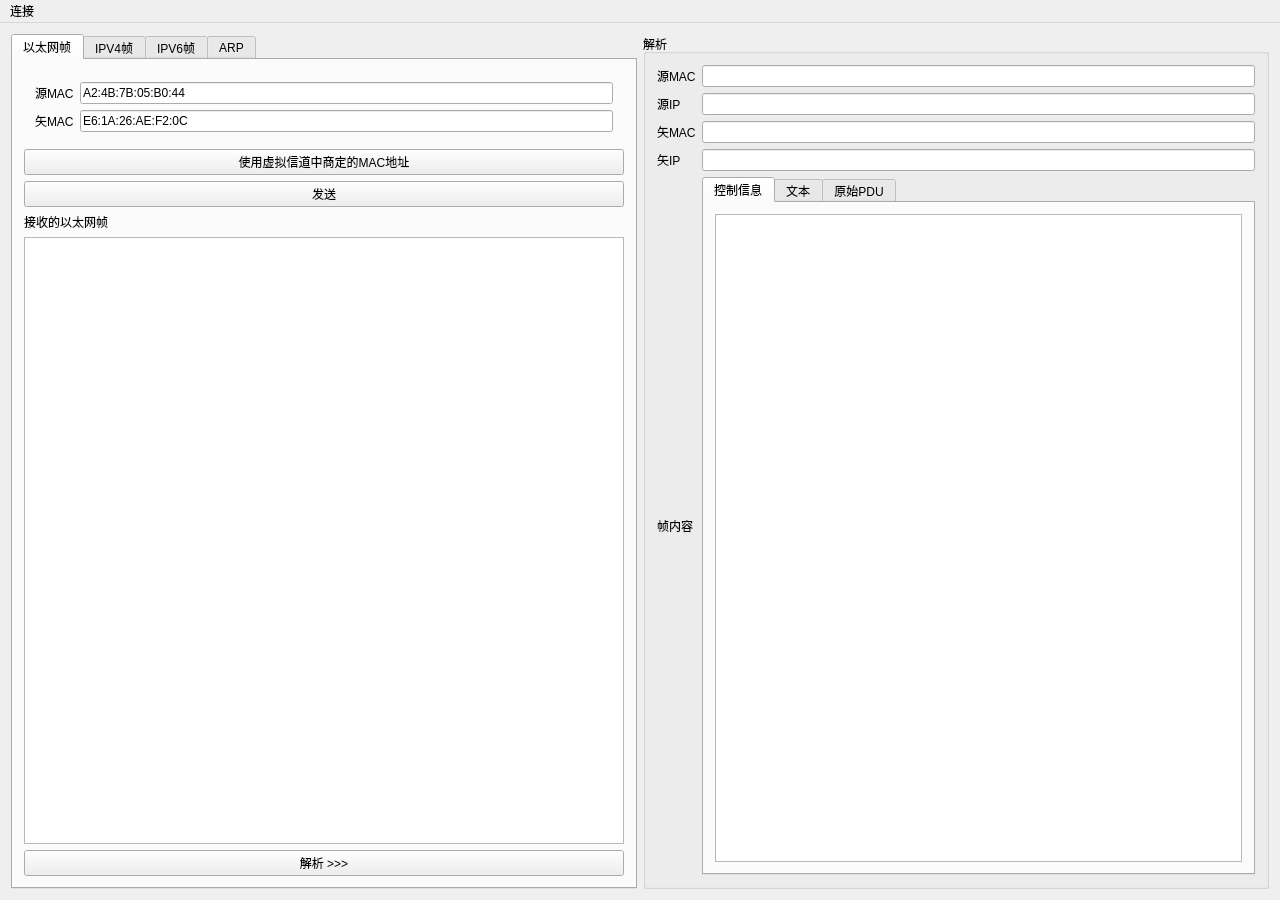
<?xml version="1.0" encoding="UTF-8"?>
<ui version="4.0">
 <class>MainWindow</class>
 <widget class="QMainWindow" name="MainWindow">
  <property name="geometry">
   <rect>
    <x>0</x>
    <y>0</y>
    <width>1280</width>
    <height>900</height>
   </rect>
  </property>
  <property name="sizePolicy">
   <sizepolicy hsizetype="Fixed" vsizetype="Fixed">
    <horstretch>0</horstretch>
    <verstretch>0</verstretch>
   </sizepolicy>
  </property>
  <property name="minimumSize">
   <size>
    <width>1280</width>
    <height>900</height>
   </size>
  </property>
  <property name="windowTitle">
   <string>以太网封帧器</string>
  </property>
  <widget class="QWidget" name="centralWidget">
   <layout class="QHBoxLayout" name="horizontalLayout">
    <item>
     <widget class="QTabWidget" name="tabWidget">
      <property name="enabled">
       <bool>true</bool>
      </property>
      <property name="currentIndex">
       <number>0</number>
      </property>
      <widget class="QWidget" name="tab_eth">
       <attribute name="title">
        <string>以太网帧</string>
       </attribute>
       <layout class="QVBoxLayout" name="verticalLayout">
        <item>
         <widget class="QWidget" name="widget" native="true">
          <layout class="QGridLayout" name="gridLayout_2">
           <item row="1" column="1">
            <widget class="QLineEdit" name="lineEdit_7">
             <property name="text">
              <string>E6:1A:26:AE:F2:0C</string>
             </property>
            </widget>
           </item>
           <item row="0" column="1">
            <widget class="QLineEdit" name="lineEdit_6">
             <property name="text">
              <string>A2:4B:7B:05:B0:44</string>
             </property>
            </widget>
           </item>
           <item row="1" column="0">
            <widget class="QLabel" name="label_10">
             <property name="text">
              <string>矢MAC</string>
             </property>
            </widget>
           </item>
           <item row="0" column="0">
            <widget class="QLabel" name="label_9">
             <property name="text">
              <string>源MAC</string>
             </property>
            </widget>
           </item>
          </layout>
         </widget>
        </item>
        <item>
         <widget class="QPushButton" name="pushButton_5">
          <property name="text">
           <string>使用虚拟信道中商定的MAC地址</string>
          </property>
         </widget>
        </item>
        <item>
         <widget class="QPushButton" name="pushButton_2">
          <property name="text">
           <string>发送</string>
          </property>
         </widget>
        </item>
        <item>
         <widget class="QLabel" name="label_3">
          <property name="text">
           <string>接收的以太网帧</string>
          </property>
         </widget>
        </item>
        <item>
         <widget class="QListView" name="listView"/>
        </item>
        <item>
         <widget class="QPushButton" name="pushButton">
          <property name="text">
           <string>解析 &gt;&gt;&gt;</string>
          </property>
         </widget>
        </item>
       </layout>
      </widget>
      <widget class="QWidget" name="tab_ipv4">
       <attribute name="title">
        <string>IPV4帧</string>
       </attribute>
       <layout class="QGridLayout" name="gridLayout">
        <item row="5" column="0">
         <widget class="QLabel" name="label_17">
          <property name="text">
           <string>分片偏移</string>
          </property>
         </widget>
        </item>
        <item row="3" column="2">
         <widget class="QLineEdit" name="lineEdit_10">
          <property name="focusPolicy">
           <enum>Qt::ClickFocus</enum>
          </property>
          <property name="text">
           <string>0</string>
          </property>
          <property name="alignment">
           <set>Qt::AlignCenter</set>
          </property>
         </widget>
        </item>
        <item row="8" column="2">
         <widget class="QLineEdit" name="lineEdit_8">
          <property name="focusPolicy">
           <enum>Qt::ClickFocus</enum>
          </property>
          <property name="text">
           <string>192.168.254.2</string>
          </property>
          <property name="alignment">
           <set>Qt::AlignCenter</set>
          </property>
         </widget>
        </item>
        <item row="4" column="2">
         <widget class="QLineEdit" name="lineEdit_11">
          <property name="focusPolicy">
           <enum>Qt::ClickFocus</enum>
          </property>
          <property name="text">
           <string>0</string>
          </property>
          <property name="alignment">
           <set>Qt::AlignCenter</set>
          </property>
         </widget>
        </item>
        <item row="1" column="2">
         <widget class="QComboBox" name="comboBox">
          <item>
           <property name="text">
            <string>CS0</string>
           </property>
          </item>
          <item>
           <property name="text">
            <string>CS1</string>
           </property>
          </item>
          <item>
           <property name="text">
            <string>CS2</string>
           </property>
          </item>
          <item>
           <property name="text">
            <string>CS3</string>
           </property>
          </item>
          <item>
           <property name="text">
            <string>CS4</string>
           </property>
          </item>
          <item>
           <property name="text">
            <string>CS5</string>
           </property>
          </item>
          <item>
           <property name="text">
            <string>CS6</string>
           </property>
          </item>
          <item>
           <property name="text">
            <string>CS7</string>
           </property>
          </item>
          <item>
           <property name="text">
            <string>AF11</string>
           </property>
          </item>
          <item>
           <property name="text">
            <string>AF12</string>
           </property>
          </item>
          <item>
           <property name="text">
            <string>AF13</string>
           </property>
          </item>
          <item>
           <property name="text">
            <string>AF21</string>
           </property>
          </item>
          <item>
           <property name="text">
            <string>AF22</string>
           </property>
          </item>
          <item>
           <property name="text">
            <string>AF23</string>
           </property>
          </item>
          <item>
           <property name="text">
            <string>AF31</string>
           </property>
          </item>
          <item>
           <property name="text">
            <string>AF32</string>
           </property>
          </item>
          <item>
           <property name="text">
            <string>AF33</string>
           </property>
          </item>
          <item>
           <property name="text">
            <string>AF41</string>
           </property>
          </item>
          <item>
           <property name="text">
            <string>AF42</string>
           </property>
          </item>
          <item>
           <property name="text">
            <string>AF43</string>
           </property>
          </item>
          <item>
           <property name="text">
            <string>EF PHB</string>
           </property>
          </item>
          <item>
           <property name="text">
            <string>VOICE-ADMIT</string>
           </property>
          </item>
         </widget>
        </item>
        <item row="1" column="0">
         <widget class="QLabel" name="label">
          <property name="text">
           <string>DSCP</string>
          </property>
         </widget>
        </item>
        <item row="10" column="2">
         <widget class="QPlainTextEdit" name="plainTextEdit_4"/>
        </item>
        <item row="2" column="0">
         <widget class="QLabel" name="label_2">
          <property name="text">
           <string>ECN</string>
          </property>
         </widget>
        </item>
        <item row="10" column="0">
         <widget class="QLabel" name="label_13">
          <property name="text">
           <string>内容</string>
          </property>
         </widget>
        </item>
        <item row="3" column="0">
         <widget class="QLabel" name="label_15">
          <property name="text">
           <string>标识</string>
          </property>
         </widget>
        </item>
        <item row="7" column="2">
         <widget class="QLineEdit" name="lineEdit_3">
          <property name="focusPolicy">
           <enum>Qt::ClickFocus</enum>
          </property>
          <property name="text">
           <string>192.168.254.1</string>
          </property>
          <property name="alignment">
           <set>Qt::AlignCenter</set>
          </property>
         </widget>
        </item>
        <item row="7" column="0">
         <widget class="QLabel" name="label_11">
          <property name="text">
           <string>源IP</string>
          </property>
         </widget>
        </item>
        <item row="6" column="0">
         <widget class="QLabel" name="label_14">
          <property name="text">
           <string>TTL</string>
          </property>
         </widget>
        </item>
        <item row="5" column="2">
         <widget class="QLineEdit" name="lineEdit_12">
          <property name="focusPolicy">
           <enum>Qt::ClickFocus</enum>
          </property>
          <property name="text">
           <string>0</string>
          </property>
          <property name="alignment">
           <set>Qt::AlignCenter</set>
          </property>
         </widget>
        </item>
        <item row="6" column="2">
         <widget class="QLineEdit" name="lineEdit_9">
          <property name="focusPolicy">
           <enum>Qt::ClickFocus</enum>
          </property>
          <property name="text">
           <string>64</string>
          </property>
          <property name="alignment">
           <set>Qt::AlignCenter</set>
          </property>
         </widget>
        </item>
        <item row="2" column="2">
         <widget class="QComboBox" name="comboBox_2">
          <property name="editable">
           <bool>false</bool>
          </property>
          <item>
           <property name="text">
            <string>10</string>
           </property>
          </item>
          <item>
           <property name="text">
            <string>01</string>
           </property>
          </item>
          <item>
           <property name="text">
            <string>11</string>
           </property>
          </item>
          <item>
           <property name="text">
            <string>00</string>
           </property>
          </item>
         </widget>
        </item>
        <item row="4" column="0">
         <widget class="QLabel" name="label_16">
          <property name="text">
           <string>标志</string>
          </property>
         </widget>
        </item>
        <item row="11" column="2">
         <widget class="QPushButton" name="pushButton_3">
          <property name="text">
           <string>Generate</string>
          </property>
         </widget>
        </item>
        <item row="8" column="0">
         <widget class="QLabel" name="label_12">
          <property name="text">
           <string>矢IP</string>
          </property>
         </widget>
        </item>
        <item row="9" column="2">
         <widget class="QPushButton" name="pushButton_4">
          <property name="text">
           <string>使用虚拟信道中商定的IP地址</string>
          </property>
         </widget>
        </item>
       </layout>
      </widget>
      <widget class="QWidget" name="tab_ipv6">
       <property name="enabled">
        <bool>true</bool>
       </property>
       <attribute name="title">
        <string>IPV6帧</string>
       </attribute>
       <layout class="QGridLayout" name="gridLayout_v6">
        <item row="7" column="2">
         <widget class="QLineEdit" name="lineEdit_8_v6">
          <property name="focusPolicy">
           <enum>Qt::ClickFocus</enum>
          </property>
          <property name="text">
           <string>2409:8a1e:76e3:3250:a584:113b:1fe2:33d7</string>
          </property>
          <property name="alignment">
           <set>Qt::AlignCenter</set>
          </property>
         </widget>
        </item>
        <item row="4" column="2">
         <widget class="QLineEdit" name="lineEdit_11_v6">
          <property name="focusPolicy">
           <enum>Qt::ClickFocus</enum>
          </property>
          <property name="text">
           <string>0</string>
          </property>
          <property name="alignment">
           <set>Qt::AlignCenter</set>
          </property>
         </widget>
        </item>
        <item row="4" column="0">
         <widget class="QLabel" name="label_16_v6">
          <property name="text">
           <string>下一个头部</string>
          </property>
         </widget>
        </item>
        <item row="8" column="0">
         <widget class="QLabel" name="label_13_v6">
          <property name="text">
           <string>内容</string>
          </property>
         </widget>
        </item>
        <item row="2" column="0">
         <widget class="QLabel" name="label_2_v6">
          <property name="text">
           <string>ECN</string>
          </property>
         </widget>
        </item>
        <item row="3" column="2">
         <widget class="QLineEdit" name="lineEdit_10_6">
          <property name="focusPolicy">
           <enum>Qt::ClickFocus</enum>
          </property>
          <property name="text">
           <string>0</string>
          </property>
          <property name="alignment">
           <set>Qt::AlignCenter</set>
          </property>
         </widget>
        </item>
        <item row="6" column="2">
         <widget class="QLineEdit" name="lineEdit_3_v6">
          <property name="focusPolicy">
           <enum>Qt::ClickFocus</enum>
          </property>
          <property name="text">
           <string>2409:8a1e:76e3:3250:1cf0:850e:4e32:7a6a</string>
          </property>
          <property name="alignment">
           <set>Qt::AlignCenter</set>
          </property>
         </widget>
        </item>
        <item row="5" column="0">
         <widget class="QLabel" name="label_14_v6">
          <property name="text">
           <string>跳数限制</string>
          </property>
         </widget>
        </item>
        <item row="3" column="0">
         <widget class="QLabel" name="label_15_v6">
          <property name="text">
           <string>流标签</string>
          </property>
         </widget>
        </item>
        <item row="7" column="0">
         <widget class="QLabel" name="label_12_v6">
          <property name="text">
           <string>矢IP</string>
          </property>
         </widget>
        </item>
        <item row="1" column="2">
         <widget class="QComboBox" name="comboBox_v6">
          <item>
           <property name="text">
            <string>CS0</string>
           </property>
          </item>
          <item>
           <property name="text">
            <string>CS1</string>
           </property>
          </item>
          <item>
           <property name="text">
            <string>CS2</string>
           </property>
          </item>
          <item>
           <property name="text">
            <string>CS3</string>
           </property>
          </item>
          <item>
           <property name="text">
            <string>CS4</string>
           </property>
          </item>
          <item>
           <property name="text">
            <string>CS5</string>
           </property>
          </item>
          <item>
           <property name="text">
            <string>CS6</string>
           </property>
          </item>
          <item>
           <property name="text">
            <string>CS7</string>
           </property>
          </item>
          <item>
           <property name="text">
            <string>AF11</string>
           </property>
          </item>
          <item>
           <property name="text">
            <string>AF12</string>
           </property>
          </item>
          <item>
           <property name="text">
            <string>AF13</string>
           </property>
          </item>
          <item>
           <property name="text">
            <string>AF21</string>
           </property>
          </item>
          <item>
           <property name="text">
            <string>AF22</string>
           </property>
          </item>
          <item>
           <property name="text">
            <string>AF23</string>
           </property>
          </item>
          <item>
           <property name="text">
            <string>AF31</string>
           </property>
          </item>
          <item>
           <property name="text">
            <string>AF32</string>
           </property>
          </item>
          <item>
           <property name="text">
            <string>AF33</string>
           </property>
          </item>
          <item>
           <property name="text">
            <string>AF41</string>
           </property>
          </item>
          <item>
           <property name="text">
            <string>AF42</string>
           </property>
          </item>
          <item>
           <property name="text">
            <string>AF43</string>
           </property>
          </item>
          <item>
           <property name="text">
            <string>EF PHB</string>
           </property>
          </item>
          <item>
           <property name="text">
            <string>VOICE-ADMIT</string>
           </property>
          </item>
         </widget>
        </item>
        <item row="9" column="2">
         <widget class="QPushButton" name="pushButton_3_v6">
          <property name="text">
           <string>Generate</string>
          </property>
         </widget>
        </item>
        <item row="2" column="2">
         <widget class="QComboBox" name="comboBox_2_v6">
          <property name="editable">
           <bool>false</bool>
          </property>
          <item>
           <property name="text">
            <string>10</string>
           </property>
          </item>
          <item>
           <property name="text">
            <string>01</string>
           </property>
          </item>
          <item>
           <property name="text">
            <string>11</string>
           </property>
          </item>
          <item>
           <property name="text">
            <string>00</string>
           </property>
          </item>
         </widget>
        </item>
        <item row="6" column="0">
         <widget class="QLabel" name="label_11_v6">
          <property name="text">
           <string>源IP</string>
          </property>
         </widget>
        </item>
        <item row="1" column="0">
         <widget class="QLabel" name="label_v6">
          <property name="text">
           <string>DSCP</string>
          </property>
         </widget>
        </item>
        <item row="5" column="2">
         <widget class="QLineEdit" name="lineEdit_9_v6">
          <property name="focusPolicy">
           <enum>Qt::ClickFocus</enum>
          </property>
          <property name="text">
           <string>64</string>
          </property>
          <property name="alignment">
           <set>Qt::AlignCenter</set>
          </property>
         </widget>
        </item>
        <item row="8" column="2">
         <widget class="QPlainTextEdit" name="plainTextEdit_4_v6"/>
        </item>
       </layout>
      </widget>
      <widget class="QWidget" name="tab_arp">
       <property name="enabled">
        <bool>false</bool>
       </property>
       <attribute name="title">
        <string>ARP</string>
       </attribute>
       <layout class="QVBoxLayout" name="verticalLayout_2">
        <item>
         <widget class="QLabel" name="label_18">
          <property name="text">
           <string>暂时没有写ARP包生成器</string>
          </property>
          <property name="alignment">
           <set>Qt::AlignCenter</set>
          </property>
         </widget>
        </item>
       </layout>
      </widget>
     </widget>
    </item>
    <item>
     <widget class="QGroupBox" name="groupBox">
      <property name="title">
       <string>解析</string>
      </property>
      <layout class="QGridLayout" name="gridLayout_3">
       <item row="3" column="0">
        <widget class="QLabel" name="label_6">
         <property name="text">
          <string>矢MAC</string>
         </property>
        </widget>
       </item>
       <item row="3" column="2">
        <widget class="QLineEdit" name="lineEdit_4">
         <property name="readOnly">
          <bool>true</bool>
         </property>
        </widget>
       </item>
       <item row="4" column="0">
        <widget class="QLabel" name="label_7">
         <property name="text">
          <string>矢IP</string>
         </property>
        </widget>
       </item>
       <item row="5" column="0">
        <widget class="QLabel" name="label_8">
         <property name="text">
          <string>帧内容</string>
         </property>
        </widget>
       </item>
       <item row="2" column="2">
        <widget class="QLineEdit" name="lineEdit_2">
         <property name="readOnly">
          <bool>true</bool>
         </property>
        </widget>
       </item>
       <item row="5" column="2">
        <widget class="QTabWidget" name="tabWidget_2">
         <property name="currentIndex">
          <number>0</number>
         </property>
         <widget class="QWidget" name="tab">
          <attribute name="title">
           <string>控制信息</string>
          </attribute>
          <layout class="QHBoxLayout" name="horizontalLayout_2">
           <item>
            <widget class="QPlainTextEdit" name="plainTextEdit">
             <property name="readOnly">
              <bool>true</bool>
             </property>
             <property name="plainText">
              <string/>
             </property>
            </widget>
           </item>
          </layout>
         </widget>
         <widget class="QWidget" name="tab_2">
          <attribute name="title">
           <string>文本</string>
          </attribute>
          <layout class="QHBoxLayout" name="horizontalLayout_3">
           <item>
            <widget class="QPlainTextEdit" name="plainTextEdit_2">
             <property name="readOnly">
              <bool>true</bool>
             </property>
            </widget>
           </item>
          </layout>
         </widget>
         <widget class="QWidget" name="tab_3">
          <attribute name="title">
           <string>原始PDU</string>
          </attribute>
          <layout class="QHBoxLayout" name="horizontalLayout_4">
           <item>
            <widget class="QPlainTextEdit" name="plainTextEdit_3">
             <property name="readOnly">
              <bool>true</bool>
             </property>
            </widget>
           </item>
          </layout>
         </widget>
        </widget>
       </item>
       <item row="2" column="0">
        <widget class="QLabel" name="label_5">
         <property name="text">
          <string>源IP</string>
         </property>
        </widget>
       </item>
       <item row="0" column="0">
        <widget class="QLabel" name="label_4">
         <property name="text">
          <string>源MAC</string>
         </property>
        </widget>
       </item>
       <item row="0" column="2">
        <widget class="QLineEdit" name="lineEdit">
         <property name="readOnly">
          <bool>true</bool>
         </property>
        </widget>
       </item>
       <item row="4" column="2">
        <widget class="QLineEdit" name="lineEdit_5">
         <property name="readOnly">
          <bool>true</bool>
         </property>
        </widget>
       </item>
      </layout>
     </widget>
    </item>
   </layout>
  </widget>
  <widget class="QMenuBar" name="menuBar">
   <property name="geometry">
    <rect>
     <x>0</x>
     <y>0</y>
     <width>1280</width>
     <height>19</height>
    </rect>
   </property>
   <widget class="QMenu" name="menu">
    <property name="title">
     <string>连接</string>
    </property>
    <addaction name="actionTCP"/>
   </widget>
   <addaction name="menu"/>
  </widget>
  <action name="actiondakai">
   <property name="text">
    <string>dakai</string>
   </property>
  </action>
  <action name="actionTCP">
   <property name="text">
    <string>TCP虚拟信道</string>
   </property>
  </action>
 </widget>
 <layoutdefault spacing="6" margin="11"/>
 <resources/>
 <connections/>
</ui>
